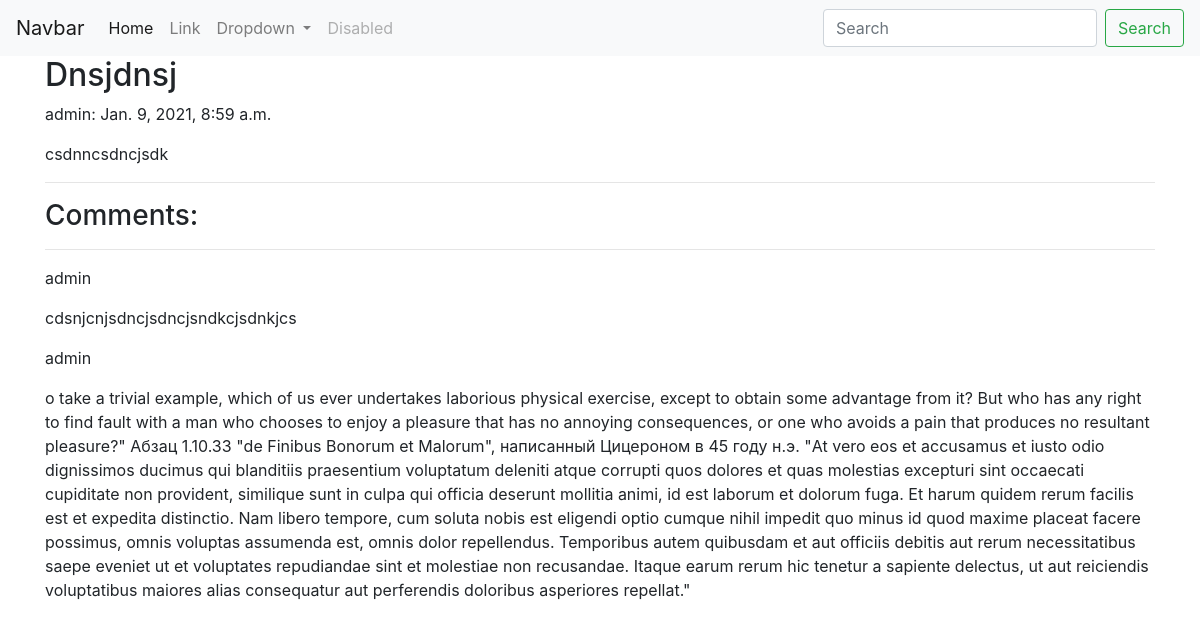
The app's page /1/, older data.
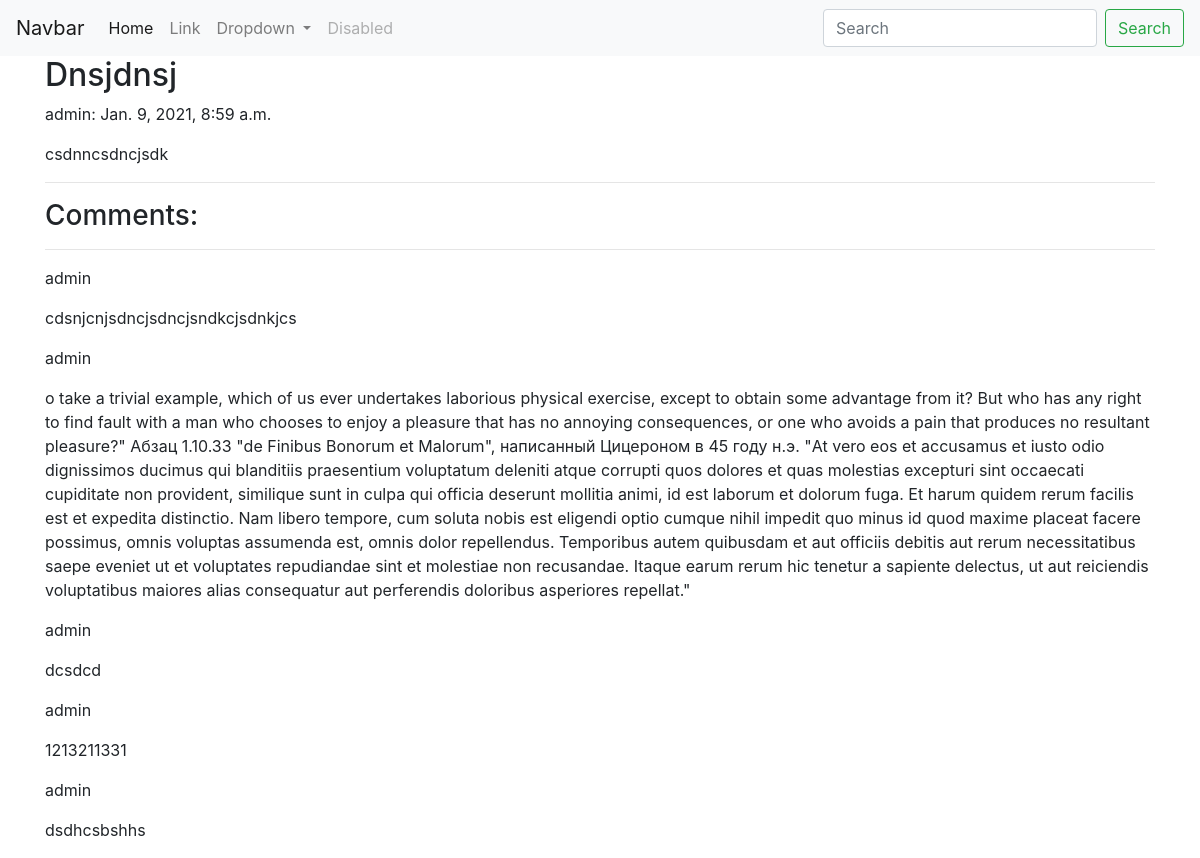
The same page, newer data.
### blogapp/models.py (models this page shows, shortened)
class Comment(models.Model):
    text = models.TextField(verbose_name='comment text')
    posted_by = models.ForeignKey(User, verbose_name='author', on_delete=models.CASCADE)
    date = models.DateTimeField(auto_now=True)
    post = models.ForeignKey(Post, on_delete=models.CASCADE)

### blogapp/views.py (the view)
# urls.py: path('<int:pk>/', post_detail, name='post'),
def post_detail(request, pk):
    post = get_object_or_404(Post, id=pk)
    template = 'post.html'
    form = CommentForm(request.POST)
    context = {
        'post': post,
        'form': form
    }
    if request.user.is_authenticated:
        if request.method == 'POST':
            print(request.POST)
            if form.is_valid():
                comment = Comment()
                comment.text = form.cleaned_data['text']
                comment.posted_by = request.user
                comment.post = post
                comment.save()
    else:
        context = {
            'post': post
        }
    return render(request, template_name=template, context=context)

### templates/post.html (shortened to what this page needs)
{% extends 'base.html' %}
{% block content %}
    <h2>{{ post.title|capfirst }}</h2>
    <p>{{ post.posted_by }}: {{ post.date }}</p>
    <p>{{ post.text }}</p>
<hr>
    <h3>Comments:</h3>
    <hr>
    {% for comment in post.comment_set.all %}
    <div>
    <p>{{ comment.posted_by }}</p>
    <p>{{ comment.text }}</p>
    </div>
    {% endfor %}
{% endblock %}

Row changes from the older to the newer data that the page shows:
added Comment: posted_by "admin", text "dcsdcd"
added Comment: posted_by "admin", text "1213211331"
added Comment: posted_by "admin", text "dsdhcsbshhs"
